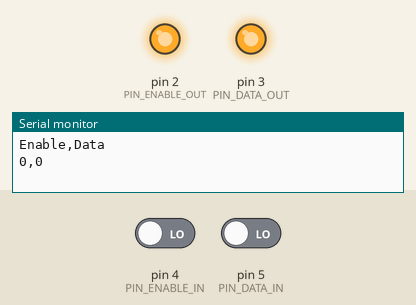
Bench run of a sketch on a simulated Arduino Uno, built with avr-gcc and run on an emulated ATmega328P. Shown: output pins drawn as LEDs (lit = HIGH), the last lines printed to the serial monitor. The inputs (shaded band) are chosen by the test bench; at power-on: pin 4 (PIN_ENABLE_IN) LOW, pin 5 (PIN_DATA_IN) LOW.

Above: at 0.6 s.
At 4.6 s:
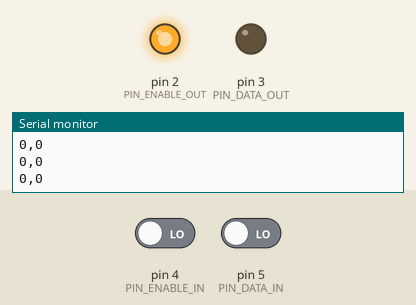
At 10.6 s:
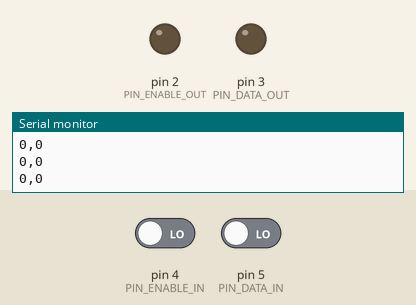
Timing chart, 0 to 17.0 s (numbered marks = the images above):
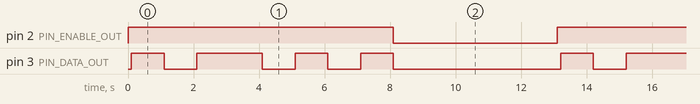

The sketch:

bit_banging_writeback.ino
```cpp
#define PIN_ENABLE_OUT 2
#define PIN_DATA_OUT   3
#define PIN_ENABLE_IN  4
#define PIN_DATA_IN    5

const byte testPattern[8] = {1, 0, 1, 1, 0, 1, 0, 1};  // B10110101

void setup() {
  // Set output pins
  pinMode(PIN_ENABLE_OUT, OUTPUT);
  pinMode(PIN_DATA_OUT, OUTPUT);

  // Set input pins
  pinMode(PIN_ENABLE_IN, INPUT);
  pinMode(PIN_DATA_IN, INPUT);

  // Start Serial Plotter
  Serial.begin(9600);
  Serial.println("Enable,Data"); // CSV headers for Serial Plotter
}

void loop() {
  // Signal start of transmission
  digitalWrite(PIN_ENABLE_OUT, HIGH);
  delay(100);  // Short delay to indicate ENABLE HIGH

  for (int i = 0; i < 8; i++) {
    // Set output bit
    digitalWrite(PIN_DATA_OUT, testPattern[i]);

    // Wait for 1 second while reading input
    unsigned long startTime = millis();
    while (millis() - startTime < 100) {
      int enableVal = digitalRead(PIN_ENABLE_IN);
      int dataVal   = digitalRead(PIN_DATA_IN);

      // Plot in Serial Plotter (CSV format with time axis)
      Serial.print(enableVal);
      Serial.print(",");
      Serial.println(dataVal);

      delay(1000); // sample rate: every 50ms
    }
  }

  // End transmission
  digitalWrite(PIN_ENABLE_OUT, LOW);
  digitalWrite(PIN_DATA_OUT, LOW);

  // Wait a bit before next test
  delay(5000);  // 5 second pause
  Serial.println("--------NEW MESSAGE--------");
}
```

Measured:
- by itself, pin 2 (PIN_ENABLE_OUT): alternates HIGH for 8.1 s and LOW for 5.0 s
- by itself, pin 3 (PIN_DATA_OUT): repeats every 13.1 s: LOW 1.0 s, HIGH 2.0 s, 2 × (LOW 1.0 s, HIGH 1.0 s), LOW 5.1 s, HIGH 1.0 s
- by itself, everything shown: repeats every 13.1 s, in 9 steps
